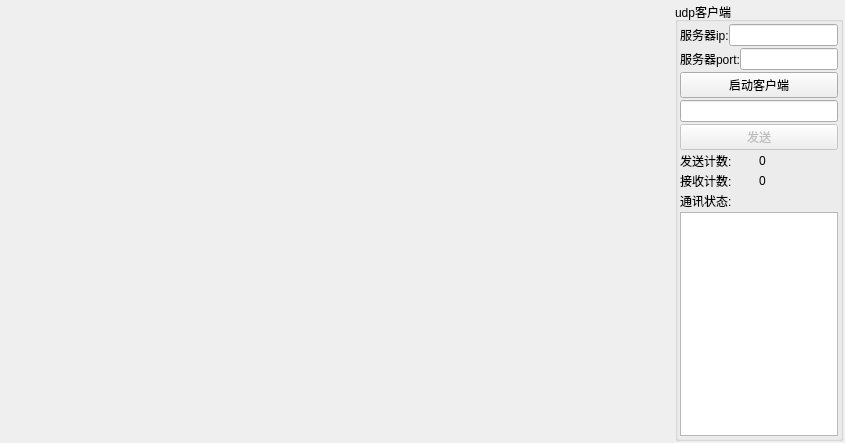
<?xml version="1.0" encoding="UTF-8"?>
<ui version="4.0">
 <class>network</class>
 <widget class="QWidget" name="network">
  <property name="geometry">
   <rect>
    <x>0</x>
    <y>0</y>
    <width>845</width>
    <height>443</height>
   </rect>
  </property>
  <property name="sizePolicy">
   <sizepolicy hsizetype="Expanding" vsizetype="Expanding">
    <horstretch>0</horstretch>
    <verstretch>0</verstretch>
   </sizepolicy>
  </property>
  <property name="sizeIncrement">
   <size>
    <width>0</width>
    <height>0</height>
   </size>
  </property>
  <property name="baseSize">
   <size>
    <width>0</width>
    <height>0</height>
   </size>
  </property>
  <property name="windowTitle">
   <string>serial</string>
  </property>
  <property name="styleSheet">
   <string notr="true"/>
  </property>
  <layout class="QHBoxLayout" name="horizontalLayout" stretch="8,2">
   <property name="spacing">
    <number>2</number>
   </property>
   <property name="leftMargin">
    <number>2</number>
   </property>
   <property name="topMargin">
    <number>2</number>
   </property>
   <property name="rightMargin">
    <number>2</number>
   </property>
   <property name="bottomMargin">
    <number>2</number>
   </property>
   <item>
    <widget class="QLabel" name="img">
     <property name="text">
      <string/>
     </property>
    </widget>
   </item>
   <item>
    <widget class="QGroupBox" name="groupBox_5">
     <property name="title">
      <string>udp客户端</string>
     </property>
     <layout class="QVBoxLayout" name="verticalLayout_5" stretch="1,1,1,2,1,0,0,0,6">
      <property name="spacing">
       <number>2</number>
      </property>
      <property name="leftMargin">
       <number>2</number>
      </property>
      <property name="topMargin">
       <number>2</number>
      </property>
      <property name="rightMargin">
       <number>2</number>
      </property>
      <property name="bottomMargin">
       <number>2</number>
      </property>
      <item>
       <layout class="QHBoxLayout" name="horizontalLayout_2">
        <property name="spacing">
         <number>0</number>
        </property>
        <item>
         <widget class="QLabel" name="label">
          <property name="text">
           <string>服务器ip:</string>
          </property>
         </widget>
        </item>
        <item>
         <widget class="QLineEdit" name="udp_client_ip"/>
        </item>
       </layout>
      </item>
      <item>
       <layout class="QHBoxLayout" name="horizontalLayout_3">
        <property name="spacing">
         <number>0</number>
        </property>
        <item>
         <widget class="QLabel" name="label_2">
          <property name="text">
           <string>服务器port:</string>
          </property>
         </widget>
        </item>
        <item>
         <widget class="QLineEdit" name="udp_client_port"/>
        </item>
       </layout>
      </item>
      <item>
       <widget class="QPushButton" name="udp_connect">
        <property name="text">
         <string>启动客户端</string>
        </property>
       </widget>
      </item>
      <item>
       <widget class="QLineEdit" name="send_str"/>
      </item>
      <item>
       <widget class="QPushButton" name="send">
        <property name="enabled">
         <bool>false</bool>
        </property>
        <property name="text">
         <string>发送</string>
        </property>
       </widget>
      </item>
      <item>
       <layout class="QHBoxLayout" name="horizontalLayout_4">
        <property name="spacing">
         <number>0</number>
        </property>
        <item>
         <widget class="QLabel" name="label_4">
          <property name="text">
           <string>发送计数:</string>
          </property>
         </widget>
        </item>
        <item>
         <widget class="QLabel" name="send_count">
          <property name="text">
           <string>0</string>
          </property>
         </widget>
        </item>
       </layout>
      </item>
      <item>
       <layout class="QHBoxLayout" name="horizontalLayout_5">
        <property name="spacing">
         <number>0</number>
        </property>
        <item>
         <widget class="QLabel" name="label_5">
          <property name="text">
           <string>接收计数:</string>
          </property>
         </widget>
        </item>
        <item>
         <widget class="QLabel" name="receive_count">
          <property name="text">
           <string>0</string>
          </property>
         </widget>
        </item>
       </layout>
      </item>
      <item>
       <widget class="QLabel" name="label_3">
        <property name="text">
         <string>通讯状态:</string>
        </property>
        <property name="alignment">
         <set>Qt::AlignLeading|Qt::AlignLeft|Qt::AlignVCenter</set>
        </property>
       </widget>
      </item>
      <item>
       <widget class="QTextEdit" name="status">
        <property name="readOnly">
         <bool>true</bool>
        </property>
       </widget>
      </item>
     </layout>
    </widget>
   </item>
  </layout>
 </widget>
 <resources/>
 <connections/>
</ui>
